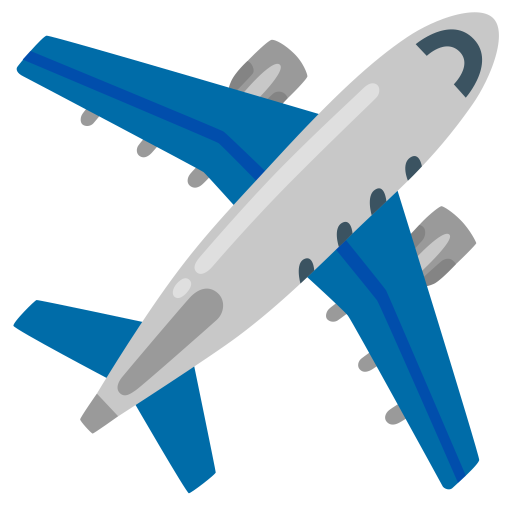
#> input picture backend/app/render/stickers/airplane.png, 1024 x 1024 px (shown at 1/2 size)
$ python -i preview.py   (imports and definitions only)
#> lines starting #> are read from the running program, lines starting #| are printed output that depends on the picture
#> further down, picture is the input picture: PIL image 1024x1024 RGBA; mean R, G, B, A 40, 60.6, 73.3, 104
"""Preview page rendering (spec Part 5): 72 DPI, RGB, watermarked.

Exists to satisfy the "no going back after payment" confirmation. It must
never be reusable as the print file: it is low-resolution, JPEG-compressed,
visibly watermarked, and stored under a separate key namespace.
"""
import io
from pathlib import Path

from PIL import Image, ImageDraw, ImageFont, ImageOps

from app.domain.geometry import CANVAS_H_PX
from app.render.compose import compose_page

PREVIEW_DPI = 72
PREVIEW_SCALE = PREVIEW_DPI / 300  # compose_page scale factor

# The share view (CR-003-1). Bigger than the preview because this image IS
# the advertisement — it gets pasted into Telegram and looked at on a phone
# — and far below print, so that a forwarded link can never yield usable
# copies of somebody's family photographs.
#
# DERIVED FROM THE CEILING, not from a DPI that happens to land near it. A
# fixed 144 DPI reads as "inside the 1200px limit" and is not: the page is
# 216mm tall, so 144 DPI gives 1225px. Deriving it means the constant below
# is the promise, and the resolution follows.
SHARE_MAX_EDGE_PX = 1200
SHARE_SCALE = SHARE_MAX_EDGE_PX / CANVAS_H_PX
SHARE_DPI = round(SHARE_SCALE * 300, 1)   # ~141, for reading only
SHARE_JPEG_QUALITY = 82
PREVIEW_JPEG_QUALITY = 72

FONT_PATH = Path(__file__).parent / "fonts" / "DejaVuSans-Bold.ttf"
WATERMARK_TEXT = "PREVIEW"


# [72 lines left out: functions _draw_texts, _draw_stickers, not called in this run]


def _watermark(img: Image.Image) -> Image.Image:
    overlay = Image.new("RGBA", img.size, (0, 0, 0, 0))
#> overlay: PIL image 1024x1024 RGBA; every value is 0
    draw = ImageDraw.Draw(overlay)
    font = ImageFont.truetype(str(FONT_PATH), max(24, img.width // 8))
    step = max(80, img.height // 5)
#> step = 204
    for y in range(0, img.height + step, step):
        draw.text((10, y), f"{WATERMARK_TEXT} · {WATERMARK_TEXT}",
                  font=font, fill=(128, 128, 128, 88))
    overlay = overlay.rotate(30, expand=False)
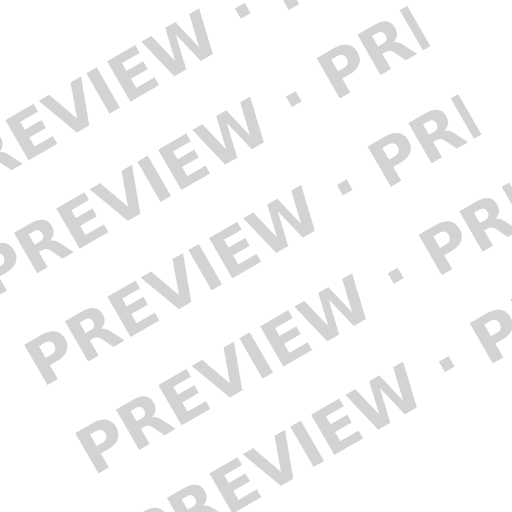
#> overlay: PIL image 1024x1024 RGBA (shown at 1/2 size); mean R, G, B, A 22.9, 22.9, 22.9, 15.2; transparent parts drawn white
    combined = Image.alpha_composite(img.convert("RGBA"), overlay)
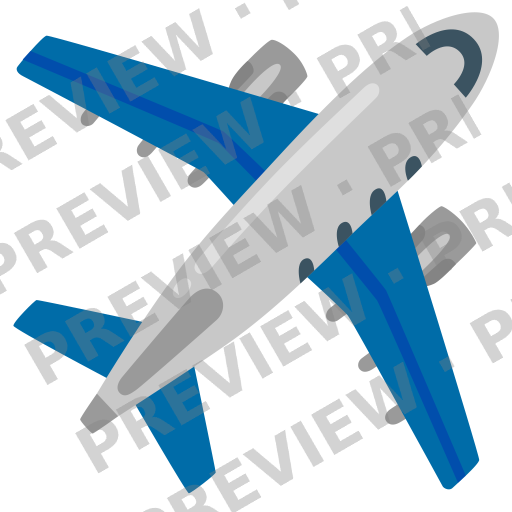
#> combined: PIL image 1024x1024 RGBA (shown at 1/2 size); mean R, G, B, A 54.2, 73.6, 85.5, 113; transparent parts drawn white
    return combined.convert("RGB")
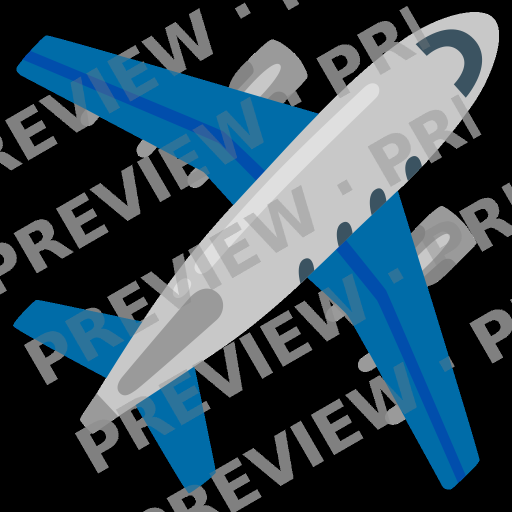
#> returned value: PIL image 1024x1024 RGB (shown at 1/2 size); mean R, G, B 54.2, 73.6, 85.5


# [18 lines left out: function render_preview_page, not called in this run]


def _num(cover: dict, key: str, default: float) -> float:
    value = cover.get(key)
    return default if value is None else float(value)


# [143 lines left out: functions _preview_photo_box, render_preview_cover, render_share_page, render_share_cover, not called in this run]

>>> from PIL import Image
>>> picture = Image.open('stickers/airplane.png')
>>> result = _watermark(picture)

$ run again, on backend/app/render/stickers/birthday-cake.png
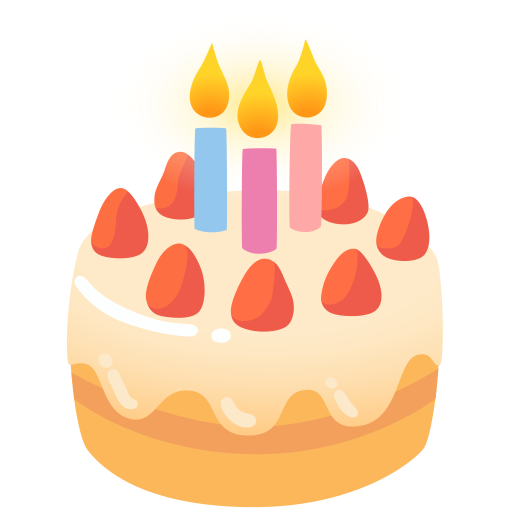
#> input picture backend/app/render/stickers/birthday-cake.png, 1024 x 1024 px (shown at 1/2 size)
#> picture is the input picture: PIL image 1024x1024 RGBA; mean R, G, B, A 144.5, 115.8, 90.1, 122.5
#> in _watermark, `combined = Image.alpha_composite(img.convert("RGBA"), overlay)`:
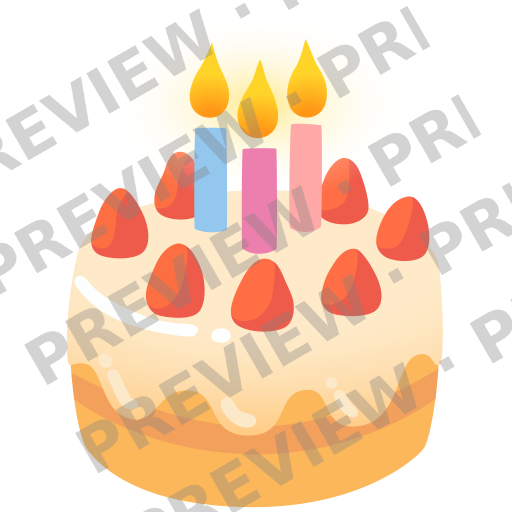
#> combined: PIL image 1024x1024 RGBA (shown at 1/2 size); mean R, G, B, A 145.9, 119.2, 95.4, 129.3; transparent parts drawn white
#> in _watermark, `return combined.convert("RGB")`:
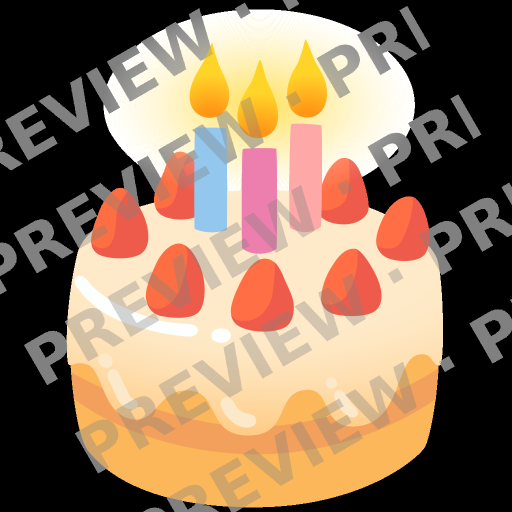
#> returned value: PIL image 1024x1024 RGB (shown at 1/2 size); mean R, G, B 145.9, 119.2, 95.4

$ run again, on backend/app/render/stickers/butterfly.png
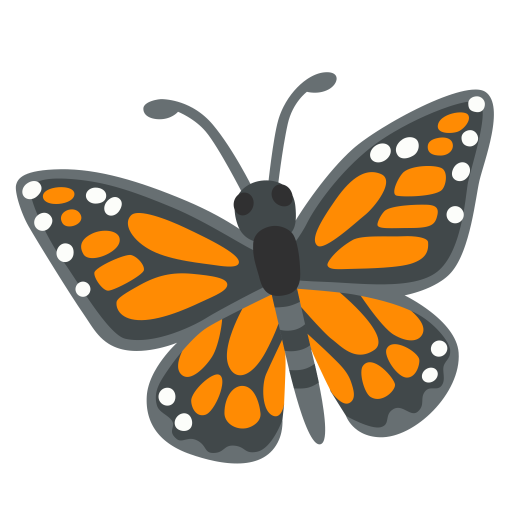
#> input picture backend/app/render/stickers/butterfly.png, 1024 x 1024 px (shown at 1/2 size)
#> picture is the input picture: PIL image 1024x1024 RGBA; mean R, G, B, A 55.1, 42.8, 26.9, 101.1
#> in _watermark, `combined = Image.alpha_composite(img.convert("RGBA"), overlay)`:
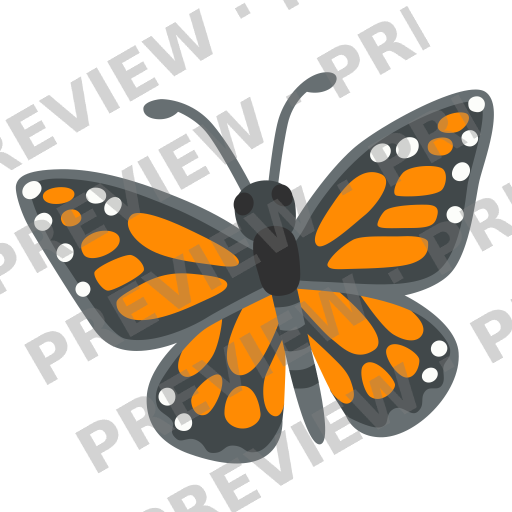
#> combined: PIL image 1024x1024 RGBA (shown at 1/2 size); mean R, G, B, A 66.7, 55.2, 40.3, 108.9; transparent parts drawn white
#> in _watermark, `return combined.convert("RGB")`:
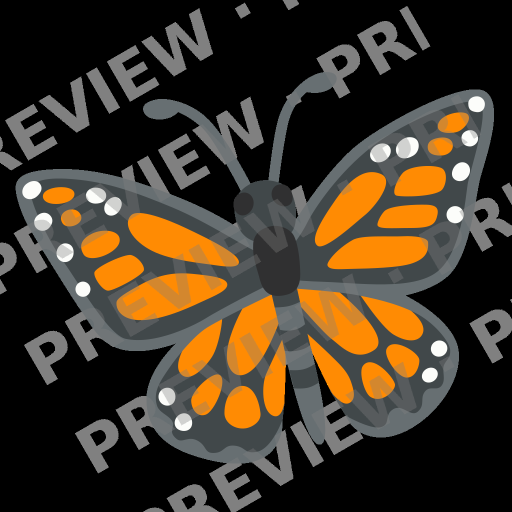
#> returned value: PIL image 1024x1024 RGB (shown at 1/2 size); mean R, G, B 66.7, 55.2, 40.3

$ run again, on backend/app/render/stickers/camera.png
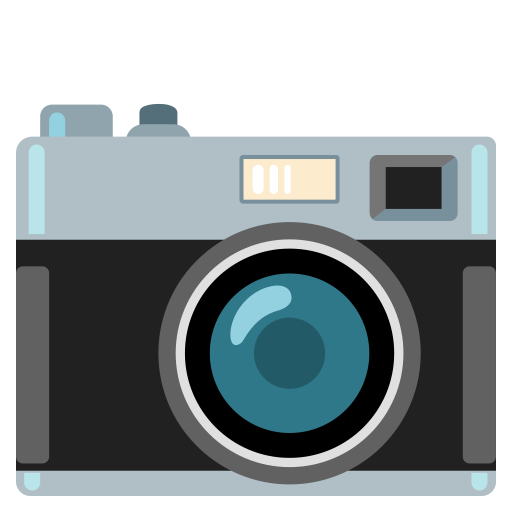
#> input picture backend/app/render/stickers/camera.png, 1024 x 1024 px (shown at 1/2 size)
#> picture is the input picture: PIL image 1024x1024 RGBA; mean R, G, B, A 65.4, 74, 76.4, 171.2
#> in _watermark, `combined = Image.alpha_composite(img.convert("RGBA"), overlay)`:
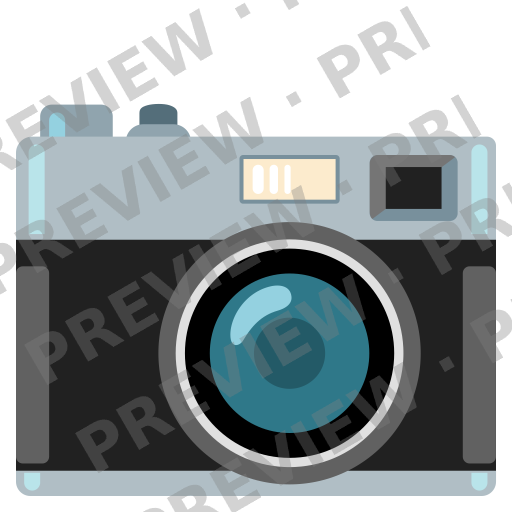
#> combined: PIL image 1024x1024 RGBA (shown at 1/2 size); mean R, G, B, A 72.8, 80.8, 83.1, 175.2; transparent parts drawn white
#> in _watermark, `return combined.convert("RGB")`:
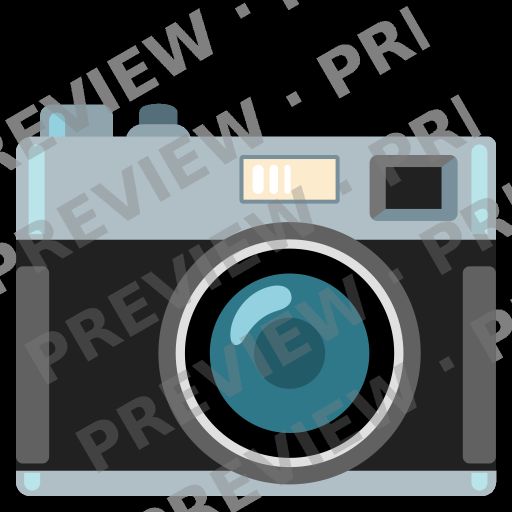
#> returned value: PIL image 1024x1024 RGB (shown at 1/2 size); mean R, G, B 72.8, 80.8, 83.1
